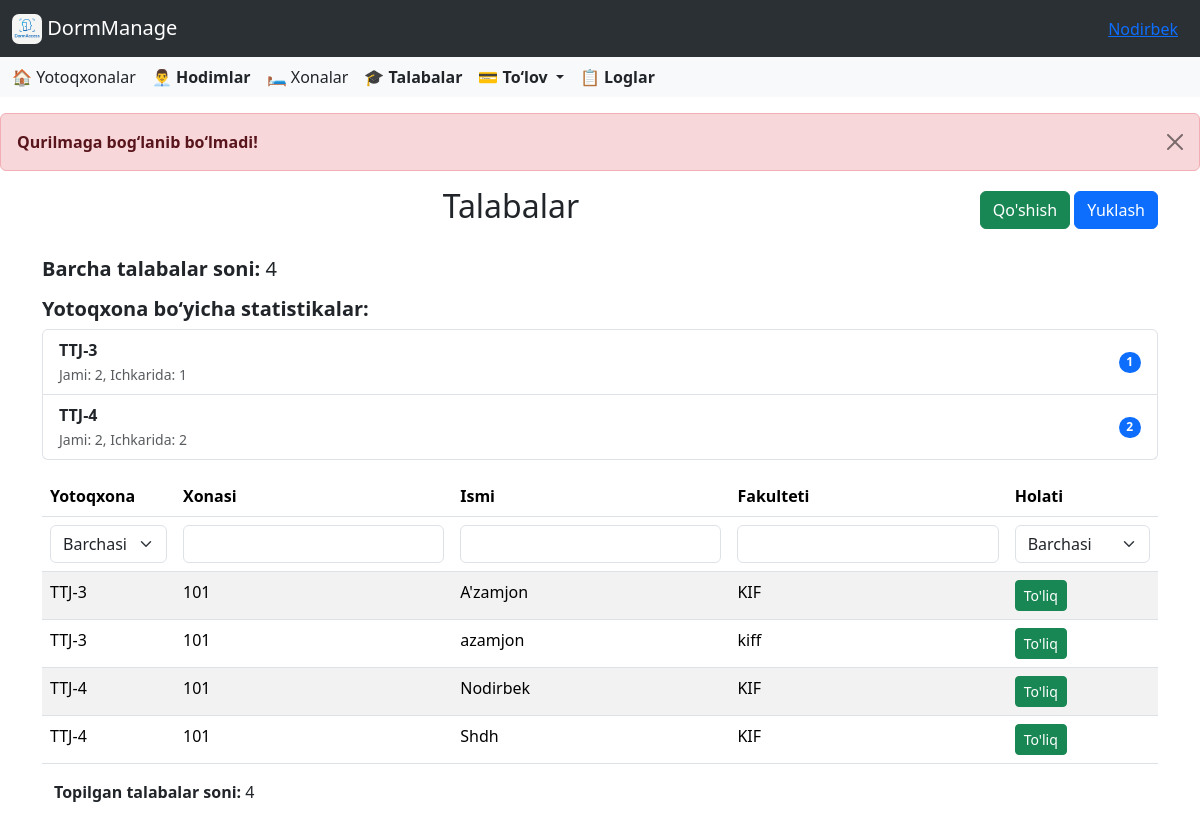
The app's page /students/ (signed in) with its own data.
### accounts/models.py (models this page shows, shortened)
class CustomUser(AbstractUser):
    id = AutoIncrementField(start_from=1)
    ROLE_CHOICES = [
        ('director', 'Direktor'),
        ('employee', 'Xodim'),
    ]
    role = models.CharField(
        max_length=10,
        choices=ROLE_CHOICES,
        default='other',
        verbose_name='Lavozim'
    )
    work_start = models.TimeField(
        verbose_name='Ish boshlanish vaqti',
        null=True,
        blank=True
    )
    work_end = models.TimeField(
        verbose_name='Ish tugash vaqti',
        null=True,
        blank=True
    )
    phone_number = models.CharField(
        max_length=20,
        blank=True,
        verbose_name='Telefon raqami'
    )
    hire_date = models.CharField(
        max_length=10,
        null=True,
        blank=True,
        verbose_name='Ishga qabul qilingan sana'
    )
    photo = models.ImageField(
        upload_to=staff_photo_upload_path,
        blank=False,
        null=False,
        verbose_name='Hodim surati'
    )
    salary = models.PositiveIntegerField(
        verbose_name='Maosh',
        null=True,
        blank=True,
        help_text="Hodimning maoshi (so'mda)"
    )
    is_in_dormitory = models.BooleanField(default=False)

### dormitory/models.py (models this page shows, shortened)
class Dormitory(models.Model):
    director = models.ForeignKey(Director, on_delete=models.CASCADE, related_name='dormitories')
    name = models.CharField(max_length=300, blank=False)
    address = models.CharField(max_length=300, blank=False)
    monthly_payment = models.PositiveIntegerField(default=0, verbose_name="Oylik to‘lov miqdori (so'm)")
    default_monthly_payment = models.PositiveIntegerField(
        default=1,
        help_text="Shartnomaga asosan boshlang‘ich oylik to‘lov (so‘mda)"
    )
    last_update_time = models.DateTimeField(blank=True, null=True)

class Room(models.Model):
    dormitory = models.ForeignKey(Dormitory, on_delete=models.CASCADE, related_name='rooms')
    number = models.CharField(max_length=5)
    size = models.PositiveSmallIntegerField()

### student/models.py (models this page shows, shortened)
class Student(models.Model):
    id = AutoIncrementField(start_from=10000)
    dormitory = models.ForeignKey(Dormitory, models.CASCADE, related_name='students')
    first_name = models.CharField(max_length=50)
    last_name = models.CharField(max_length=50)
    faculty = models.CharField(max_length=100)
    room = models.ForeignKey(Room, on_delete=models.SET_NULL, null=True, blank=True, related_name='students')
    phone_number = models.CharField(max_length=20)
    is_in_dormitory = models.BooleanField(default=True)
    parent_full_name = models.CharField(max_length=100)
    parent_login = models.CharField(max_length=150, unique=True, editable=False)
    parent_password = models.CharField(max_length=20, editable=True)
    image = models.ImageField(upload_to=student_image_upload_to, null=True, blank=True)
    contract_number = models.CharField(max_length=50, null=True, blank=True)
    contract_date = models.DateField(null=True, blank=True)
    arrival_time = models.DateField(null=True, blank=True)
    checkout_time = models.DateField(null=True, blank=True)
    total_payment = models.PositiveIntegerField(null=True, blank=True, default=0)

### student/views.py (the view, shortened to what this page needs)
# urls.py: path('', StudentListView.as_view(), name='students'),
class StudentListView(ListView):
    model = Student
    template_name = 'student/home.html'
    context_object_name = 'object_list'
    paginate_by = 20
    def dispatch(self, request, *args, **kwargs):
        user = request.user
        dormitories = []
        if hasattr(user, 'director'):
            dormitories = user.director.dormitories.all()
        elif hasattr(user, 'employee') and user.employee.dormitory:
            dormitories = [user.employee.dormitory]
        if dormitories:
            _, errors = update_dormitory_status(dormitories)
            if errors:
                request.session["device_errors"] = errors
            else:
                request.session.pop("device_errors", None)
        return super().dispatch(request, *args, **kwargs)
    def get_queryset(self):
        queryset = super().get_queryset()
        user = self.request.user
        if hasattr(user, 'director'):
            queryset = queryset.filter(dormitory__director=user.director)
        else:
            queryset = queryset.filter(dormitory__employees__user=user)
        status = self.request.GET.get('status', '')
        if status == 'in_dormitory':
            queryset = queryset.filter(is_in_dormitory=True)
        elif status == 'out_dormitory':
            queryset = queryset.filter(is_in_dormitory=False)
        dormitory = self.request.GET.get('dormitory', '')
        room = self.request.GET.get('room', '')
        first_name = self.request.GET.get('first_name', '')
        faculty = self.request.GET.get('faculty', '')
        if dormitory:
            queryset = queryset.filter(dormitory__name__icontains=dormitory)
        if room:
            queryset = queryset.filter(room__icontains=room)
        if first_name:
            queryset = queryset.filter(first_name__icontains=first_name)
        if faculty:
            queryset = queryset.filter(faculty__icontains=faculty)
        return queryset.order_by('dormitory__name', 'room', 'last_name', 'first_name')
    def get(self, request, *args, **kwargs):
        return super().get(request, *args, **kwargs)
    def get_context_data(self, **kwargs):
        context = super().get_context_data(**kwargs)
        context["total_count"] = self.get_queryset().count()
        context["device_errors"] = self.request.session.pop("device_errors", None)
        user = self.request.user
        if hasattr(user, 'director'):
            dormitories = Dormitory.objects.filter(director=user.director)
        else:
            dormitories = Dormitory.objects.filter(employees__user=user).distinct()
        dormitory_stats = dormitories.annotate(
            total=Count('students'),
            in_dorm=Count('students', filter=Q(students__is_in_dormitory=True))
        )
        context['dormitory_stats'] = dormitory_stats
        context['all_student_count'] = Student.objects.count() if hasattr(user, 'director') else Student.objects.filter(
            dormitory__in=dormitories).count()
        context['dormitories'] = dormitories
        return context
    def render_to_response(self, context, **response_kwargs):
        if self.request.GET.get('export') == 'excel':
            return self.export_to_excel(context['object_list'])
        return super().render_to_response(context, **response_kwargs)

### templates/student/home.html (shortened to what this page needs)
{% extends "base.html" %}
{% load static %}
{% block content %}
{% if device_errors %}
<div class="alert alert-danger alert-dismissible fade show mt-3" role="alert">
    <strong>Qurilmaga bog‘lanib bo‘lmadi!</strong><br>
    <button type="button" class="btn-close" data-bs-dismiss="alert" aria-label="Yopish"></button>
</div>
{% endif %}
<div class="container mt-3">
    <div class="d-flex justify-content-between align-items-center mb-3">
        <h2 class="text-center flex-grow-1">Talabalar</h2>
        <div>
            <a href="{% url 'student_add' %}" class="btn btn-success">Qo'shish</a>
            <button id="export-btn" class="btn btn-primary">Yuklash</button>
        </div>
    </div>
</div>
<div class="container mt-4">
    <h5><strong>Barcha talabalar soni: </strong>{{ all_student_count }}</h5>
    <h5 class="mt-3"><strong>Yotoqxona bo‘yicha statistikalar:</strong></h5>
    <ul class="list-group mb-3">
        {% for stat in dormitory_stats %}
        <li class="list-group-item d-flex justify-content-between align-items-center">
            <div>
                <strong>{{ stat.name }}</strong><br>
                <small class="text-muted">Jami: {{ stat.total }}, Ichkarida: {{ stat.in_dorm }}</small>
            </div>
            <span class="badge bg-primary rounded-pill">{{ stat.in_dorm }}</span>
        </li>
        {% empty %}
        <li class="list-group-item">Yotoqxonalar topilmadi.</li>
        {% endfor %}
    </ul>
</div>
<div class="container mt-3">
    <form id="search-form" method="get">
        <div class="table-responsive">
            <table class="table table-striped">
                <thead>
    <tr>
        {% if request.user.director %}
        <th>Yotoqxona</th>
        {% endif %}
        <th>Xonasi</th>
        <th>Ismi</th>
        <th>Fakulteti</th>
        <th>Holati</th>
    </tr>
<tr>
    {% if request.user.director %}
    <td>
        <select name="dormitory" class="form-select search-select" onchange="this.form.submit()">
            <option value="">Barchasi</option>
        </select>
    </td>
    {% endif %}
        <td><input type="text" name="room" class="form-control search-input" placeholder="" value="{{ request.GET.room }}"></td>
        <td><input type="text" name="first_name" class="form-control search-input" placeholder="" value="{{ request.GET.first_name }}"></td>
        <td><input type="text" name="faculty" class="form-control search-input" placeholder="" value="{{ request.GET.faculty }}"></td>
        <td>
            <select name="status" class="form-select search-select" onchange="this.form.submit()">
                <option value="">Barchasi</option>
            </select>
        </td>
    </tr>
</thead>
<tbody>
    {% for student in object_list %}
    <tr>
        {% if request.user.director %}
        <td>{{ student.dormitory.name }}</td>
        {% endif %}
        <td>{{ student.room.number }}</td>
        <td>{{ student.first_name }}</td>
        <td>{{ student.faculty }}</td>
        <td>
            <a href="{% url 'student_detail' student.id %}" class="btn btn-sm btn-success">To'liq</a>
        </td>
    </tr>
    {% empty %}
    <tr>
        <td colspan="5" class="text-center">Hech qanday natija topilmadi</td>
    </tr>
    {% endfor %}
</tbody>
            </table>
            <div class="container mt-2 mb-2">
                <p><strong>Topilgan talabalar soni:</strong> <span id="total-count">{{ total_count }}</span></p>
            </div>
        </div>
    </form>
</div>
{% endblock %}

### templates/base.html (shortened to what this page needs)
<!DOCTYPE html>
<html lang="en">
<head>
    <link href="https://cdn.jsdelivr.net/npm/bootstrap@5.3.5/dist/css/bootstrap.min.css" rel="stylesheet">
    <link rel="stylesheet" href="https://cdnjs.cloudflare.com/ajax/libs/font-awesome/6.0.0/css/all.min.css">
    <link rel="stylesheet" href="https://cdn.jsdelivr.net/npm/bootstrap-icons@1.10.5/font/bootstrap-icons.css">
    <link href="https://cdn.jsdelivr.net/npm/select2@4.1.0-rc.0/dist/css/select2.min.css" rel="stylesheet" />
</head>
<body>
<nav class="navbar bg-body-tertiary" data-bs-theme="dark">
  <div class="container-fluid">
    <a class="navbar-brand" href="{% url 'dashboard' %}">
      <img src="/media/images/icon.png" alt="Logo" style="width:30px; height:30px; border-radius:7px" class="d-inline-block align-text-top">
      DormManage
    </a>
    <div class="ms-auto" style="margin: 0 10px;">
      <a href="#" class="text-primary text-decoration-underline" data-bs-toggle="modal" data-bs-target="#userInfoModal">
        {{ user.first_name }}
      </a>
    </div>
  </div>
</nav>
<nav class="navbar bg-body-tertiary">
  <div class="container-fluid">
    <div class="d-none d-lg-flex gap-3 align-items-center">
  {% if user.role == 'director' %}
  <a class="nav-link" href="{% url 'dormitories' %}">🏠 Yotoqxonalar</a>
  <a class="nav-link" href="{% url 'employees' %}"><strong>👨‍💼 Hodimlar</strong></a>
  {% endif %}
  <a class="nav-link" href="{% url 'rooms' %}">🛏️ Xonalar</a>
  <a class="nav-link" href="{% url 'students' %}"><strong>🎓 Talabalar</strong></a>
  <div class="nav-item dropdown">
    <a class="nav-link dropdown-toggle" href="#" role="button" data-bs-toggle="dropdown" aria-expanded="false">
      <strong>💳 To‘lov</strong>
    </a>
  </div>
  <a class="nav-link" href="{% url 'logs' %}"><strong>📋 Loglar</strong></a>
</div>
  </div>
</nav>
{% block content %}
{% endblock %}
</body>
</html>

### records on screen
CustomUser: first_name "Nodirbek"
Dormitory: name "TTJ-3", total "2", in_dorm "1"
Dormitory: name "TTJ-4", total "2", in_dorm "2"
Student: dormitory.name "TTJ-3", room.number "101", first_name "A'zamjon", faculty "KIF"
Student: dormitory.name "TTJ-3", room.number "101", first_name "azamjon", faculty "kiff"
Student: dormitory.name "TTJ-4", room.number "101", first_name "Nodirbek", faculty "KIF"
Student: dormitory.name "TTJ-4", room.number "101", first_name "Shdh", faculty "KIF"

### other values on screen
{{ all_student_count }} "4"
{{ total_count }} "4"
